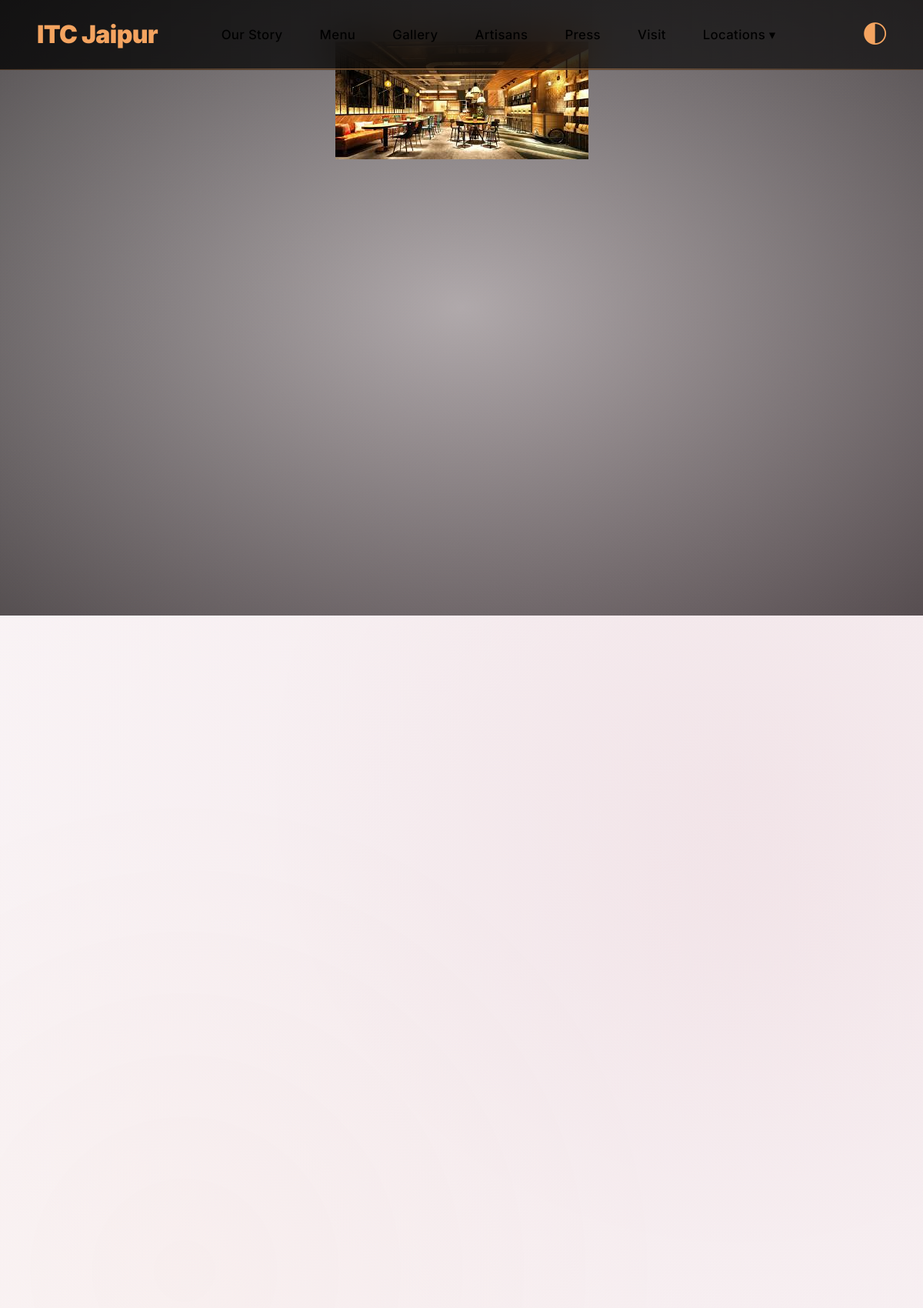
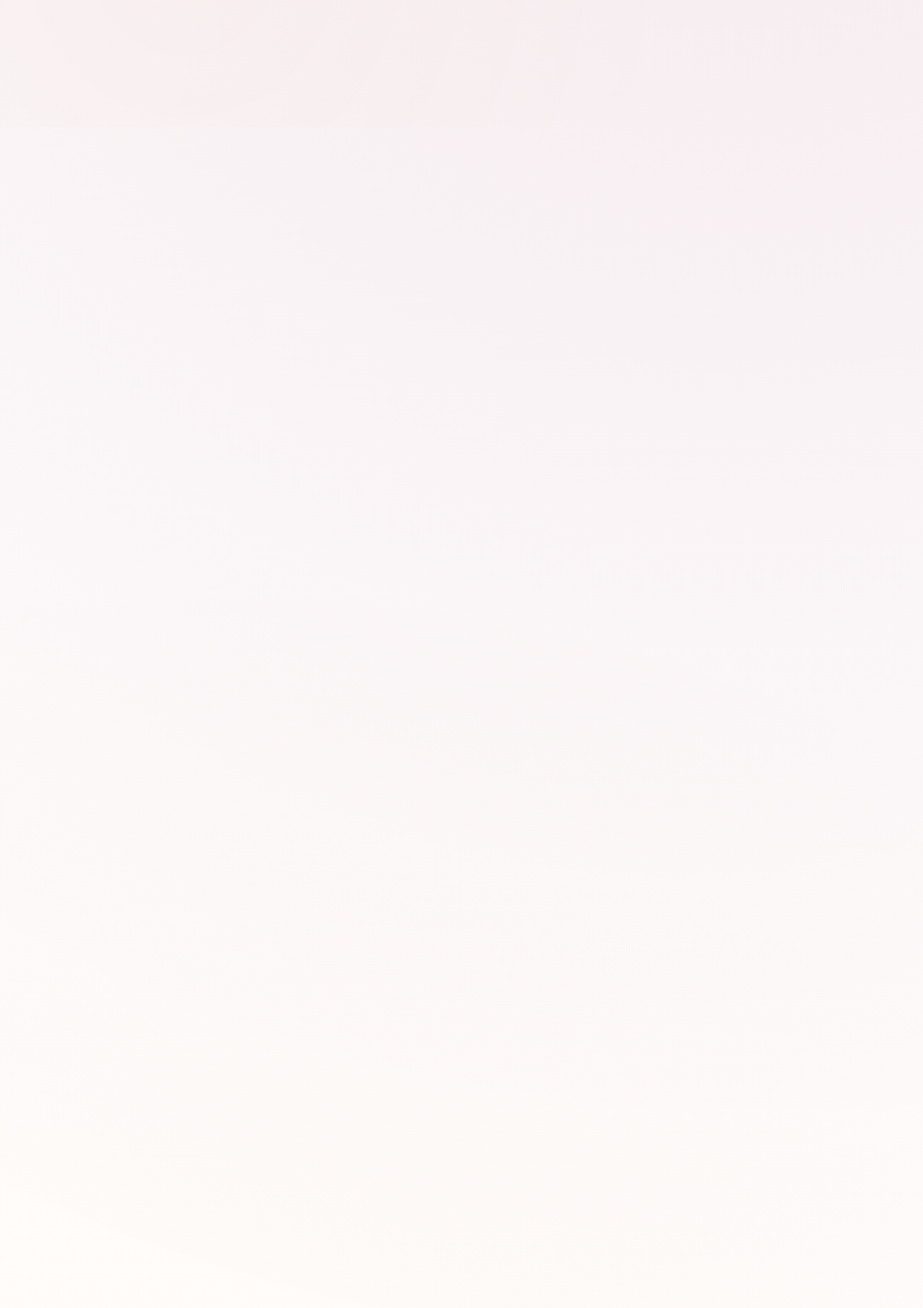
The page / (upper part) on the database its author committed (2 pictures, top to bottom).
### super_admin/models.py (models this page shows, shortened)
class Restaurant(models.Model):
    name = models.CharField(max_length=200, unique=True)
    slug = models.SlugField(max_length=220, unique=True, blank=True)
    address_line_1 = models.CharField(max_length=255, blank=True)
    address_line_2 = models.CharField(max_length=255, blank=True)
    city = models.CharField(max_length=100, blank=True)
    state = models.CharField(max_length=100, blank=True)
    pincode = models.CharField(max_length=20, blank=True)
    legal_name = models.CharField(max_length=255, blank=True)
    trade_name = models.CharField(max_length=255, blank=True)
    business_type = models.CharField(max_length=100, blank=True)
    pan = models.CharField(max_length=20, blank=True)
    cin_llpin = models.CharField(max_length=50, blank=True, verbose_name="CIN / LLPIN")
    is_gst_registered = models.BooleanField(default=False)
    email = models.EmailField(blank=True)
    mailing_address = models.TextField(blank=True)
    class GSTType(models.TextChoices):
        REGULAR = 'R', 'Regular'
        COMPOSITION = 'C', 'Composition'
        UNREGISTERED = 'U', 'Unregistered'
    gst_type = models.CharField(
        max_length=1,
        choices=GSTType.choices,
        default=GSTType.UNREGISTERED,
        verbose_name="GST Type"
    )
    phone = models.CharField(max_length=20, blank=True)
    is_active = models.BooleanField(default=True)
    created_at = models.DateTimeField(auto_now_add=True)
    updated_at = models.DateTimeField(auto_now=True)
    class Meta:
        ordering = ['name']

### core/models.py (models this page shows, shortened)
class RestaurantLanding(models.Model):
    restaurant = models.OneToOneField('super_admin.Restaurant', on_delete=models.CASCADE, related_name='landing')
    logo = models.ImageField(upload_to='landing/logo/', blank=True, null=True)
    hero_title = models.CharField(max_length=200, blank=True)
    hero_subtitle = models.CharField(max_length=300, blank=True)
    hero_image = models.ImageField(upload_to='landing/hero/', blank=True, null=True)
    hero_video = models.FileField(
        upload_to='landing/videos/',
        null=True,
        blank=True,
        help_text="Upload a video file (MP4 format recommended). This will be shown in the hero section."
    )
    cta_text = models.CharField(max_length=100, blank=True)
    cta_link = models.CharField(max_length=300, blank=True)
    about_heading = models.CharField(max_length=200, blank=True)
    about_italic = models.TextField(blank=True, default="")
    about_bullet_1 = models.CharField(max_length=255, blank=True, default="")
    about_bullet_2 = models.CharField(max_length=255, blank=True, default="")
    about_bullet_3 = models.CharField(max_length=255, blank=True, default="")
    about_body = models.TextField(blank=True)
    about_image = models.ImageField(upload_to='landing/about/', blank=True, null=True)
    address = models.TextField(blank=True)
    phone = models.CharField(max_length=50, blank=True)
    email = models.EmailField(blank=True, default="")
    opening_hours = models.CharField(max_length=200, blank=True)
    seo_title = models.CharField(max_length=255, blank=True)
    seo_description = models.CharField(max_length=500, blank=True)
    show_hero = models.BooleanField(default=True, verbose_name="Show Hero Section")
    show_about = models.BooleanField(default=True, verbose_name="Show About Us Section")
    show_why_us = models.BooleanField(default=True, verbose_name="Show Why Choose Us Section")
    show_specials = models.BooleanField(default=True, verbose_name="Show Specials Section")
    show_events = models.BooleanField(default=True, verbose_name="Show Events Section")
    show_gallery = models.BooleanField(default=True, verbose_name="Show Gallery Section")
    show_team = models.BooleanField(default=True, verbose_name="Show Team Section")
    show_reviews = models.BooleanField(default=True, verbose_name="Show Reviews Section")
    why_us_title_1 = models.CharField(max_length=100, blank=True, default="")
    why_us_description_1 = models.TextField(blank=True, default="")
    why_us_title_2 = models.CharField(max_length=100, blank=True, default="")
    why_us_description_2 = models.TextField(blank=True, default="")
    why_us_title_3 = models.CharField(max_length=100, blank=True, default="")
    why_us_description_3 = models.TextField(blank=True, default="")
    map_iframe_url = models.TextField(blank=True, default="https://www.google.com/maps/embed?pb=!1m18!1m12!1m3!1d3022.617540232549!2d-73.98785312347953!3d40.74844047138902!2m3!1f0!2f0!3f0!3m2!1i1024!2i768!4f13.1!3m3!1m2!1s0x89c259a9b3117469%3A0xd134e199a405a163!2sEmpire%20State%20Building!5e0!3m2!1sen!2sus!4v1700000000000!5m2!1sen!2sus")
    created_at = models.DateTimeField(auto_now_add=True)
    updated_at = models.DateTimeField(auto_now=True)
    class Meta:
        verbose_name = 'Landing Page'
        verbose_name_plural = 'Landing Pages'

### core/views.py (the view)
# urls.py: path('', LandingView.as_view(), name='home'),
class LandingView(TemplateView):
    template_name = 'core/landing.html'
    def get_context_data(self, **kwargs):
        context = super().get_context_data(**kwargs)
        restaurant_slug = kwargs.get('restaurant_slug')
        restaurant = None
        if restaurant_slug:
            restaurant = get_object_or_404(Restaurant, slug=restaurant_slug)
        else:
            restaurant = Restaurant.objects.first()
        landing = None
        if restaurant:
            try:
                landing = RestaurantLanding.objects.select_related('restaurant').prefetch_related('gallery_images', 'team_members', 'reviews').get(restaurant=restaurant)
            except RestaurantLanding.DoesNotExist:
                landing = RestaurantLanding.objects.create(restaurant=restaurant)
        context['restaurant'] = restaurant
        context['landing'] = landing
        context['all_restaurants'] = Restaurant.objects.filter(is_active=True).order_by('name')
        if restaurant:
            context['same_named_restaurants'] = Restaurant.objects.filter(name=restaurant.name).order_by('id')
        else:
            context['same_named_restaurants'] = Restaurant.objects.none()
        return context

### restaurant_admin/context_processors.py (called while the page is built, shortened)
def restaurant_context(request):
    if not request.user.is_authenticated or not hasattr(request.user, 'restaurant_profile'):
        return {}

### core/templates/core/landing.html (shortened to what this page needs)
{% load static %}
<!doctype html>
<html lang="en" data-theme="auto">
<head>
  <link rel="stylesheet" href="https://cdn.jsdelivr.net/npm/bootstrap-icons@1.11.3/font/bootstrap-icons.css">
  <link rel="stylesheet" href="https://unpkg.com/splitting@1.0.6/dist/splitting.css">
</head>
<body>
<nav class="navbar" id="navbar" role="navigation" aria-label="Main">
  <div class="navbar-inner">
    <a href="/" class="navbar-brand">{{ restaurant.name|default:"Restaurant" }}</a>
    <ul class="nav-links">
      <li><a href="#about">Our Story</a></li>
      <li><a href="#menu">Menu</a></li>
      <li><a href="#gallery">Gallery</a></li>
      <li><a href="#team">Artisans</a></li>
      <li><a href="#reviews">Press</a></li>
      <li><a href="#contact">Visit</a></li>
      {% if all_restaurants %}
      <li class="dropdown">
        <a href="#">Locations ▾</a>
      </li>
      {% endif %}
    </ul>
    <i class="bi bi-circle-half theme-toggle" onclick="toggleTheme()"></i>
  </div>
</nav>
<section class="hero" id="home">
  {% if landing.hero_video %}
  <video autoplay muted loop playsinline class="hero-video">
    <source src="{{ landing.hero_video.url }}" type="video/mp4">
    Your browser does not support the video tag.
  </video>
  {% else %}
  <img src="{% if landing.hero_image %}{{ landing.hero_image.url }}{% else %}{% static 'img/placeholder-hero.jpg' %}{% endif %}"
       alt="{{ landing.hero_title|default:'Restaurant Hero' }}"
       class="hero-image">
  {% endif %}
  <div class="hero-overlay"></div>
  <div class="hero-content reveal">
  </div>
</section>
<section id="about" class="section-padding" style="background: var(--surface); padding: 8rem 0; position: relative; overflow: hidden;">
  <div class="bg-pattern"></div>
  <div class="container" style="position: relative; z-index: 2;">
    <div class="about-grid" style="display: grid; grid-template-columns: 1fr 1fr; gap: 6rem; align-items: center;">
    </div>
  </div>
</section>
<section id="menu">
  <div class="bg-pattern"></div>
  <div class="container menu-container">
  </div>
</section>
<section id="gallery">
  <div class="bg-pattern"></div>
  <div class="container">
  </div>
</section>
<section id="contact">
  <div class="bg-pattern"></div>
</section>
</body>
</html>

### rows shown on the page
Restaurant: name "ITC Jaipur"
RestaurantLanding: hero_image (picture)
